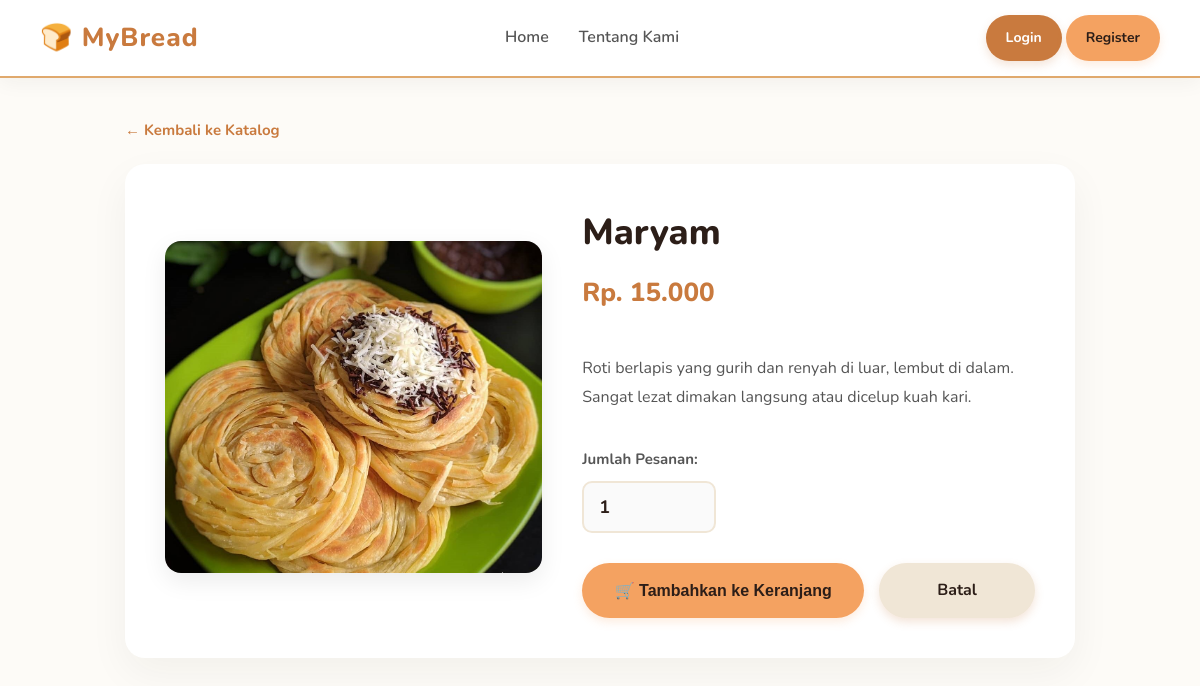
Screenshot of /detail.php?id=2 with the database file from the repository.
### tables this page shows
CREATE TABLE `products` (
  `id` int(11) NOT NULL,
  `name` varchar(100) NOT NULL,
  `price` decimal(10,0) NOT NULL,
  `img` varchar(255) NOT NULL,
  `desc` text DEFAULT NULL,
  `category` enum('Reguler','Custom') NOT NULL
);

### detail.php (the view, shortened to what this page needs)
<?php
include 'koneksi.php';
$id = isset($_GET['id']) ? (int)$_GET['id'] : 0;
$jenis = isset($_GET['jenis']) ? $_GET['jenis'] : 'reguler';
$query = mysqli_query($conn, "SELECT * FROM products WHERE id = '$id'");
$product = mysqli_fetch_assoc($query);
?>
<!DOCTYPE html>
<html lang="id">
<head>
    <link rel="stylesheet" href="style.css">
</head>
<body>
    <div class="navbar">
        <div class="nav-brand">
            <a href="index.php">🍞 MyBread</a>
        </div>
        <div class="nav-links">
            <a href="index.php">Home</a>
            <a href="tentang-kami.php">Tentang Kami</a>
        </div>
        <div class="nav-right">
            <?php if (isset($_SESSION['user'])): ?>
                <a href="keranjang.php" class="cart-icon">🛒 <span class="cart-badge"><?= $total_cart ?></span></a>
                <div class="user-menu dropdown">
                    <div class="dropdown-btn" onclick="toggleDropdown()">
                        👤 <strong><?= htmlspecialchars($_SESSION['user']) ?></strong> ▼
                    </div>
                    <div class="dropdown-content" id="logoutMenu">
                        <a href="profil.php" style="color: #333;">Profil Saya</a>
                        <a href="pesanan.php" style="color: #333;">Riwayat Pesanan</a>
                        <a href="index.php?logout=1" style="color: red;">Logout</a>
                    </div>
                </div>
            <?php else: ?>
                <div class="auth-buttons">
                    <a href="login.php" class="btn btn-detail" style="text-decoration:none;">Login</a>
                    <a href="register.php" class="btn btn-tambah" style="text-decoration:none;">Register</a>
                </div>
            <?php endif; ?>
        </div>
    </div>
    <div class="container" style="max-width: 950px; padding-top: 40px; padding-bottom: 60px;">
        <div style="margin-bottom: 20px;">
            <a href="produk.php" style="color: #C97A3E; text-decoration: none; font-weight: 700; font-size: 15px;">&larr; Kembali ke Katalog</a>
        </div>
        <div class="detail-card">
            <div class="detail-img-wrapper">
                <img src="<?= $product['img'] ?>" alt="<?= $product['name'] ?>" onerror="this.src='https://via.placeholder.com/400x400?text=Foto+Produk'">
            </div>
            <div class="detail-info-wrapper">
                <h1><?= $product['name'] ?></h1>
                <?php if ($jenis == 'custom'): ?>
                    <p class="detail-price">Estimasi Mulai Rp. <?= number_format($product['price'], 0, ',', '.') ?></p>
                <?php else: ?>
                    <p class="detail-price">Rp. <?= number_format($product['price'], 0, ',', '.') ?></p>
                <?php endif; ?>
                <p class="detail-desc"><?= $product['desc'] ?></p>
                <?php if ($jenis == 'custom'): ?>
                    <div class="custom-notice">
                        <h4 style="margin:0 0 5px 0; color:#2C1E18; font-size: 16px;">💬 Konsultasi Desain & Harga</h4>
                        <p style="margin:0; font-size:14px; color:#555;">Karena produk ini bersifat custom, harga akhir akan menyesuaikan tingkat kesulitan request Anda. Silakan isi form detail di bawah untuk diteruskan ke WhatsApp Admin.</p>
                    </div>
                    <div class="custom-form-group">
                        <label>Tanggal Acara / Pengambilan:</label>
                        <input type="date" id="tgl_custom" min="<?= date('Y-m-d', strtotime('+2 days')) ?>">
                        <small style="color: #888;">*Pemesanan custom minimal H-2</small>
                    </div>
                    <div class="custom-form-group">
                        <label>Detail Request (Warna, Tema, Tulisan di Kue):</label>
                        <textarea id="catatan_custom" rows="3" placeholder="Contoh: Tema Spiderman, warna biru merah, tulisan 'Happy Birthday Budi ke-7'"></textarea>
                    </div>
                    <div class="action-buttons">
                        <button type="button" class="btn btn-wa" style="flex: 2; padding: 15px; font-size: 16px; border:none; border-radius: 10px; cursor: pointer;" onclick="kirimWA('<?= $product['name'] ?>')">
                            <span style="font-size: 20px; vertical-align: middle;">💬</span> Konsultasi ke WhatsApp Admin
                        </button>
                    </div>
                <?php else: ?>
                    <form method="POST" action="">
                        <div class="qty-group">
                            <label>Jumlah Pesanan:</label>
                            <input type="number" name="jumlah" value="1" min="1" class="qty-input" required>
                        </div>
                        <div class="action-buttons">
                            <button type="submit" name="tambah_keranjang" class="btn btn-tambah" style="flex: 2; padding: 15px; font-size: 16px;">
                                🛒 Tambahkan ke Keranjang
                            </button>
                            <a href="produk.php" class="btn btn-detail" style="flex: 1; padding: 15px; font-size: 16px; background-color: #F0E6D6; color: #2C1E18; text-align: center;">
                                Batal
                            </a>
                        </div>
                    </form>
                <?php endif; ?>
            </div>
        </div>
    </div>
</body>
</html>

### style.css (style rules this page uses)
body { display: flex; flex-direction: column; min-height: 100vh; background-color: #FDFBF7; font-family: 'Nunito', sans-serif; color: #333; line-height: 1.6; }
html, body { height: 100%; margin: 0; padding: 0; }
h1, h2, h3, h4, h5, h6 { color: #2C1E18; margin-top: 0; }
.container { padding-top: 60px; padding-bottom: 60px; width: 90%; max-width: 1200px; margin: 0 auto; }
.navbar { display: flex; justify-content: space-between; align-items: center; background: rgba(255, 255, 255, 0.95); backdrop-filter: blur(10px); padding: 15px 40px; box-shadow: 0 4px 20px rgba(44, 30, 24, 0.05); border-bottom: 2px solid #E0A96D; position: sticky; top: 0; z-index: 1000; }
.nav-links { display: flex; gap: 30px; }
.nav-links a { text-decoration: none; color: #555555; font-size: 16px; font-weight: 600; transition: color 0.3s, transform 0.2s; }
.nav-right { display: flex; align-items: center; gap: 30px; }
.btn { display: inline-block; padding: 12px 20px; border: none; cursor: pointer; border-radius: 30px; text-decoration: none; text-align: center; font-size: 14px; font-weight: 700; transition: all 0.3s cubic-bezier(0.25, 0.8, 0.25, 1); }
.btn-tambah { background-color: #F4A261; color: #2C1E18; box-shadow: 0 4px 10px rgba(244, 162, 97, 0.2); }
.btn-detail { background-color: #C97A3E; color: #FFFFFF; box-shadow: 0 4px 10px rgba(201, 122, 62, 0.2); }
.detail-card { display: flex; gap: 40px; background: #FFFFFF; padding: 40px; border-radius: 20px; box-shadow: 0 15px 40px rgba(44, 30, 24, 0.05); align-items: center; }
.detail-img-wrapper { flex: 1; }
.detail-img-wrapper img { width: 100%; height: auto; max-height: 400px; object-fit: cover; border-radius: 16px; box-shadow: 0 8px 25px rgba(0,0,0,0.08); }
.detail-info-wrapper { flex: 1.2; display: flex; flex-direction: column; }
.detail-info-wrapper h1 { font-size: 36px; color: #2C1E18; margin-bottom: 10px; font-weight: 800; }
.detail-price { font-size: 26px; color: #C97A3E; font-weight: 800; margin: 0 0 25px 0; }
.detail-desc { font-size: 16px; color: #555555; line-height: 1.8; margin-bottom: 35px; }
.qty-group { margin-bottom: 30px; }
.qty-group label { display: block; font-weight: 700; color: #555; margin-bottom: 10px; font-size: 15px; }
.qty-input { width: 100px; padding: 12px 15px; border: 2px solid #F0E6D6; border-radius: 10px; font-size: 18px; font-weight: bold; font-family: inherit; color: #2C1E18; background-color: #FAFAFA; transition: all 0.3s ease; }
.action-buttons { display: flex; gap: 15px; }
.nav-brand a { font-size: 26px; font-weight: 800; color: #C97A3E; text-decoration: none; letter-spacing: 1px; display: flex; align-items: center; gap: 8px; transition: transform 0.3s; }

### rows the page displays
products: img (picture), name "Maryam", price "15.000", desc "Roti berlapis yang gurih dan renyah di luar, lembut di dalam. Sangat lezat dimakan langsung atau dicelup kuah kari."
